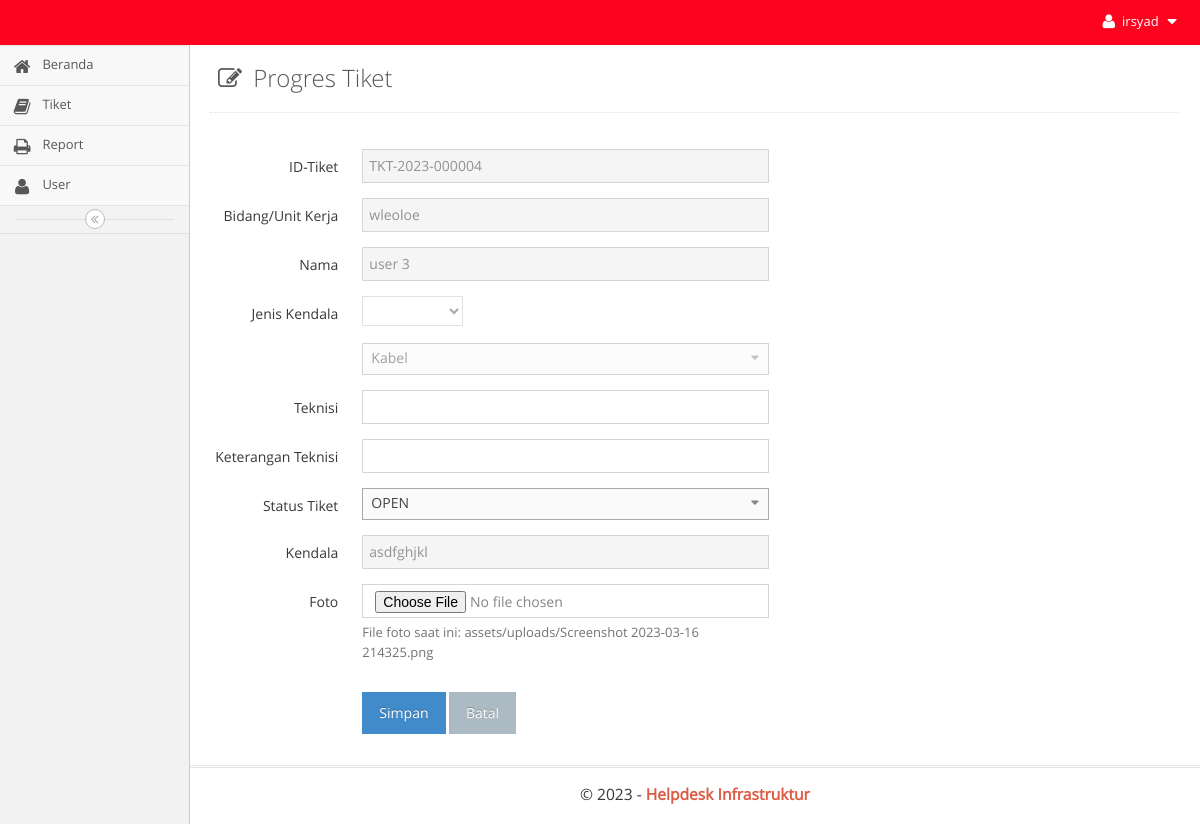
The page /main.php?module=form_tiket&form=edit&id=TKT-2023-000004 (signed in) on the database its author committed.
### tables this page shows
CREATE TABLE `tiket` (
  `idtiket` varchar(200) NOT NULL,
  `departemen` varchar(100) NOT NULL,
  `nama` varchar(100) NOT NULL,
  `email` varchar(100) NOT NULL,
  `problem` varchar(100) NOT NULL,
  `foto` varchar(100) NOT NULL,
  `status` enum('Open','Pending','Closed') NOT NULL DEFAULT 'Open',
  `date` date NOT NULL,
  `createdate` timestamp NOT NULL DEFAULT current_timestamp(),
  `id_user` int(10) NOT NULL,
  `updatedate` timestamp NOT NULL DEFAULT current_timestamp(),
  `updateuser` int(10) NOT NULL,
  `priority` varchar(100) NOT NULL,
  `solveby` int(10) NOT NULL,
  `teknisi` varchar(100) NOT NULL,
  `keteranganteknisi` varchar(100) NOT NULL
);

### modules/tiket/form.php (the view, shortened to what this page needs)
<?php
if ($_GET['form'] == 'add') {
?>
<div class="page-content">
  <div class="page-header">
    <h1 style="color:#585858">
      <i style="margin-right: 5px" class="ace-icon fa fa-edit"></i>
      Input Tiket Support
    </h1>
  </div>
</section>
<section class="content">
  <div class="row">
    <div class="col-md-12">
      <div class="box box-primary">
        <form role="form" class="form-horizontal" action="modules/tiket/proses.php?act=insert" method="POST" enctype="multipart/form-data" />
        <div class="box-body">
          <?php
          $id_user = $_SESSION['id_user'];
          $query = mysqli_query($mysqli, "SELECT * FROM user a where a.id_user='$id_user'")
            or die('Ada kesalahan pada query tampil : ' . mysqli_error($mysqli));
          $data = mysqli_fetch_assoc($query);
          $query_id = mysqli_query($mysqli, "SELECT RIGHT(idtiket,6) as kode FROM tiket
                ORDER BY idtiket DESC LIMIT 1")
            or die('Ada kesalahan pada query tampil id_barang : ' . mysqli_error($mysqli));
          $curr_year = date("Y");
          $count = mysqli_num_rows($query_id);
          if ($count <> 0) {
            $data_id = mysqli_fetch_assoc($query_id);
            $kode    = $data_id['kode'] + 1;
          } else {
            $kode = 1;
          }
          $buat_id   = str_pad($kode, 6, "0", STR_PAD_LEFT);
          $idtiket = "TKT-$curr_year-$buat_id";
          ?>
          <div class="form-group">
            <label class="col-sm-2 control-label">ID-Tiket</label>
            <div class="col-sm-5">
              <input type="text" class="form-control" name="notiket" value="<?php echo $idtiket; ?>" readonly required>
            </div>
          </div>
          <div class="form-group">
            <label class="col-sm-2 control-label">Tanggal</label>
            <div class="col-sm-5">
              <input type="text" class="form-control date-picker" data-date-format="yyyy-mm-dd" name="tanggal" autocomplete="off" value="<?php echo date("Y-m-d"); ?>" readonly>
            </div>
          </div>
          <div class="form-group">
            <label class="col-sm-2 control-label">Bagian/Unit Kerja</label>
            <div class="col-sm-5">
              <input type="text" class="form-control" name="departemen" autocomplete="off" value="<?php echo $data['departemen']; ?>" required></textarea>
            </div>
          </div>
          <div class="form-group">
            <label class="col-sm-2 control-label">Nama</label>
            <div class="col-sm-5">
              <input type= textclass form-control name="nama" autocomplete="off" value="<?php echo $data['nama_user']; ?>" required></textarea>
            </div>
          </div>
          <div class="form-group">
            <label class="col-sm-2 control-label">NIP</label>
            <div class="col-sm-5">
              <input type="text" pattern="[-0-9]*" class="form-control" name="email" autocomplete="off" value="<?php echo $data['email']; ?>" required></textarea>
            </div>
          </div>
          <div class="form-group">
  <label class="col-sm-2 control-label">Jenis Kendala</label>
  <div class="col-sm-5">
    <select class="select1" name="prio" id="jenis_kendala" data-placeholder="-- Pilih --" autocomplete="On" required>
      <option value=""></option>
      <option value="HARDWARE">HARDWARE</option>
      <option value="SOFTWARE">SOFTWARE</option>
      <option value="JARINGAN">JARINGAN</option>
    </select>
  </div>
</div>
<div class="form-group">
  <label class="col-sm-2 control-label"></label>
  <div class="col-sm-5">
    <select class="chosen-select" name="prio" id="kendala" data-placeholder="-- Pilih --" autocomplete="On" required>
      <option value=""></option>
    </select>
  </div>
</div>
<script>
  // Ambil elemen select untuk "Jenis Kendala" dan "Kendala"
  const jenisKendalaSelect = document.getElementById('jenis_kendala');
  const kendalaSelect = document.getElementById('kendala');
  // Fungsi untuk mengatur opsi di form "Kendala" berdasarkan pilihan di form "Jenis Kendala"
  function updateKendalaOptions() {
    // Hapus semua opsi pada form "Kendala" kecuali opsi default
    kendalaSelect.innerHTML = '<option value=""></option>';
    // Ambil nilai yang dipilih pada form "Jenis Kendala"
    const jenisKendalaValue = jenisKendalaSelect.value;
    // Tambahkan opsi baru di form "Kendala" sesuai dengan pilihan pada form "Jenis Kendala"
    if (jenisKendalaValue === 'HARDWARE') {
      kendalaSelect.add(new Option('PC', 'PC'));
      kendalaSelect.add(new Option('Laptop', 'Laptop'));
      kendalaSelect.add(new Option('Printer', 'Printer'));
    } else if (jenisKendalaValue === 'SOFTWARE') {
      kendalaSelect.add(new Option('Office', 'Office'));
      kendalaSelect.add(new Option('Wifi', 'Wifi'));
    } else if (jenisKendalaValue === 'JARINGAN') {
      kendalaSelect.add(new Option('Kabel LAN', 'Kabel'));
    }
    // Refresh tampilan select dengan library Chosen
    // Jika Anda tidak menggunakan library Chosen, baris berikut dapat dihapus
    $(kendalaSelect).trigger('chosen:updated');
  }
  // Tambahkan event listener untuk memanggil fungsi saat pilihan pada form "Jenis Kendala" berubah
  jenisKendalaSelect.addEventListener('change', updateKendalaOptions);
  // Panggil fungsi saat halaman pertama kali dimuat untuk mengatur opsi berdasarkan nilai default
  updateKendalaOptions();
</script>
          <div class="form-group">
            <label class="col-sm-2 control-label">Kendala</label>
            <div class="col-sm-5">
              <textarea row="2" class="form-control" name="problem" autocomplete="off" value="<?php echo $data['prio']; ?>" required></textarea>
            </div>
          </div>
          <div class="form-group">
            <label class="col-sm-2 control-label">Teknisi</label>
            <div class="col-sm-5">
            <input type="text" class="form-control" name="teknisi" value="<?php echo $data['teknisi']; ?>" >
            </div>
          </div>
          <div class="form-group">
            <label class="col-sm-2 control-label">Keterangan Teknisi</label>
            <div class="col-sm-5">
              <input type="text" class="form-control" name="keteranganteknisi" value="<?php echo $data['keteranganteknisi']; ?>">
            </div>
          </div>
          <div class="form-group">
            <label class="col-sm-2 control-label">Foto</label>
            <div class="col-sm-5">
              <input type="file" name="foto" class="form-control" required></textarea>
            </div>
          </div>
          <div class="box-footer">
            <div class="form-group">
              <div class="col-sm-offset-2 col-sm-10">
                <input type="submit" class="btn btn-primary btn-submit" name="simpan" value="Simpan">
                <a href="?module=tiket_list" class="btn btn-default btn-reset">Batal</a>
              </div>
            </div>
          </div>
        </form>
      </div>
    </div>
  </div>
</section>
</div>
<?php
error_reporting(0);
}
elseif ($_GET['form'] == 'edit') {
  if (isset($_GET['id'])) {
    $query = mysqli_query($mysqli, "SELECT * from tiket where idtiket='$_GET[id]'")
      or die('Ada kesalahan pada query tampil Data Vendor: ' . mysqli_error($mysqli));
    $data  = mysqli_fetch_assoc($query);
  }
  ?>
<section class="content-header">
  <div class="page-content">
    <div class="page-header">
      <h1 style="color:#585858">
        <i style="margin-right: 5px" class="ace-icon fa fa-edit"></i>
        Progres Tiket
      </h1>
    </div>
</section>
<section class="content">
  <div class="row">
    <div class="col-md-12">
      <div class="box box-primary">
        <form role="form" class="form-horizontal" action="modules/tiket/proses.php?act=update" method="POST" enctype="multipart/form-data" />
        <div class="box-body">
          <div class="form-group">
            <label class="col-sm-2 control-label">ID-Tiket</label>
            <div class="col-sm-5">
              <input type="text" class="form-control" name="idtiket" autocomplete="off" value="<?php echo $data['idtiket']; ?>" readonly>
            </div>
          </div>
          <div class="form-group">
            <label class="col-sm-2 control-label">Bidang/Unit Kerja</label>
            <div class="col-sm-5">
              <input type="text" class="form-control" name="departemen" autocomplete="off" value="<?php echo $data['departemen']; ?>"readonly>
            </div>
          </div>
          <div class="form-group">
            <label class="col-sm-2 control-label">Nama</label>
            <div class="col-sm-5">
              <input type="text" class="form-control" name="nama" autocomplete="off" value="<?php echo $data['nama']; ?>" readonly>
            </div>
          </div>
          <div class="form-group">
            <label class="col-sm-2 control-label">Jenis Kendala</label>
          <div class="col-sm-5">
            <select class="select1" name="prio" id="jenis_kendala" data-placeholder="-- Pilih --" autocomplete="On" disabled>
              <option value=""></option>
              <option value="HARDWARE">HARDWARE</option>
            </select>
          </div>
          </div>
          <div class="form-group">
            <label class="col-sm-2 control-label"></label>
          <div class="col-sm-5">
          </div>
          </div>
          <div class="form-group">
            <label class="col-sm-2 control-label">Teknisi</label>
            <div class="col-sm-5">
            <input type="text" class="form-control" name="teknisi" value="<?php echo $data['teknisi']; ?>" >
            </div>
          </div>
          <div class="form-group">
            <label class="col-sm-2 control-label">Keterangan Teknisi</label>
            <div class="col-sm-5">
              <input type="text" class="form-control" name="keteranganteknisi" value="<?php echo $data['keteranganteknisi']; ?>">
            </div>
          </div>
               <div class="form-group">
                <label class="col-sm-2 control-label">Status Tiket</label>
                <div class="col-sm-5">
                </div>
              </div>
          <div class="form-group">
            <label class="col-sm-2 control-label">Kendala</label>
            <div class="col-sm-5">
              <input type="text" class="form-control" name="problem" autocomplete="off" value="<?php echo $data['problem']; ?>" readonly>
            </div>
          </div>
          <div class="form-group">
    <label class="col-sm-2 control-label">Foto</label>
    <div class="col-sm-5">
        <input type="file" class="form-control" name="foto" id="foto" <?php echo !empty($data['foto']) ? : 'required'; ?>>
        <?php if (!empty($data['foto'])) { ?>
            <p class="help-block">File foto saat ini: <?php echo $data['foto']; ?></p>
        <?php } ?>
    </div>
</div>
<div class="box-footer" style="margin-top: 20px;">
    <div class="form-group">
        <div class="col-sm-offset-2 col-sm-10">
            <input type="submit" class="btn btn-primary btn-submit" name="simpan" value="Simpan">
            <a href="?module=tiket_list" class="btn btn-default btn-reset">Batal</a>
        </div>
    </div>
</div>
<?php
}
?>

### rows shown on the page
tiket: idtiket "TKT-2023-000004", departemen "wleoloe", nama "user 3", problem "asdfghjkl", foto "assets/uploads/Screenshot 2023-03-16 214325.png"

### other values the page prints
$_SESSION['username'] "irsyad"
